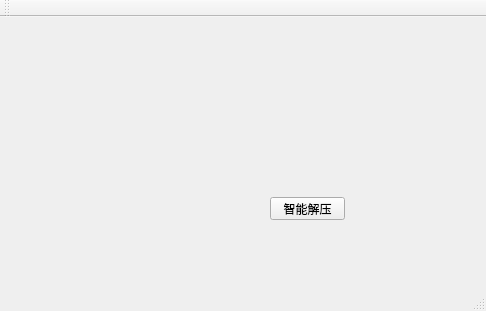
<?xml version="1.0" encoding="UTF-8"?>
<ui version="4.0">
 <class>MainWindow</class>
 <widget class="QMainWindow" name="MainWindow">
  <property name="geometry">
   <rect>
    <x>0</x>
    <y>0</y>
    <width>486</width>
    <height>311</height>
   </rect>
  </property>
  <property name="windowTitle">
   <string>MainWindow</string>
  </property>
  <widget class="QWidget" name="centralWidget">
   <widget class="QPushButton" name="pushButton_doProcess">
    <property name="geometry">
     <rect>
      <x>270</x>
      <y>180</y>
      <width>75</width>
      <height>23</height>
     </rect>
    </property>
    <property name="text">
     <string>智能解压</string>
    </property>
   </widget>
  </widget>
  <widget class="QMenuBar" name="menuBar">
   <property name="geometry">
    <rect>
     <x>0</x>
     <y>0</y>
     <width>486</width>
     <height>23</height>
    </rect>
   </property>
  </widget>
  <widget class="QToolBar" name="mainToolBar">
   <attribute name="toolBarArea">
    <enum>TopToolBarArea</enum>
   </attribute>
   <attribute name="toolBarBreak">
    <bool>false</bool>
   </attribute>
  </widget>
  <widget class="QStatusBar" name="statusBar"/>
 </widget>
 <layoutdefault spacing="6" margin="11"/>
 <resources/>
 <connections/>
</ui>
